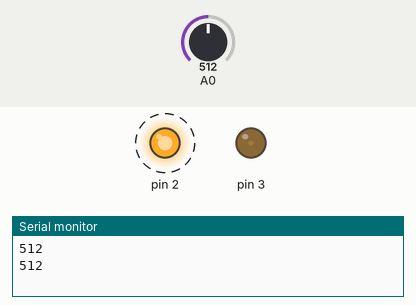
This sketch was run on a simulated Arduino Uno, built with avr-gcc and run on an emulated ATmega328P. Shown: output pins drawn as LEDs (lit = HIGH), the last lines printed to the serial monitor. Dashed ring = blinking. Inputs (shaded band) come from the test bench; at power-on: A0 = 512.

Above: at 2.0 s.
2.1 s: A0 set to 440
6.6 s: A0 set to 161
10.4 s: A0 set to 137
At 12.1 s:
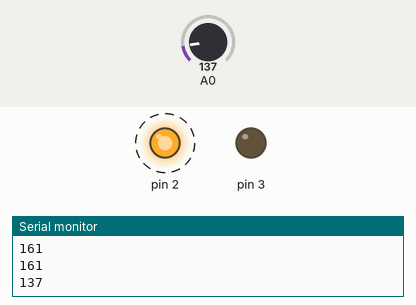
13.9 s: A0 set to 160
At 15.7 s:
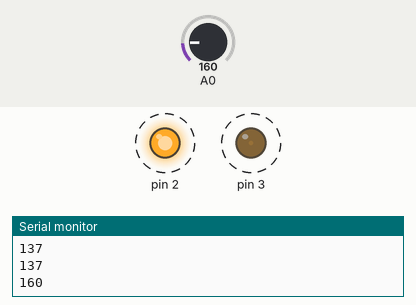
Timing chart, 0 to 18.9 s (numbered marks = the images above; inputs shaded):
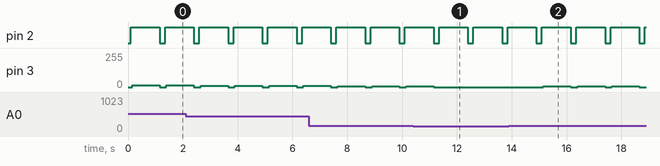

Measured:
- after the input at 10.4 s, pin 3: goes on until 11.2 s, then stays 0/255
- after the input at 13.9 s, pin 3: alternates 5/255 for 1.0 s and 0/255 for 0.25 s, starting after 1.3 s
- by itself, pin 2: alternates HIGH for 1.1 s and LOW for 0.20 s
- by itself, pin 3: alternates 10/255 for 1.0 s and 0/255 for 0.25 s

The sketch:

hapticEMS.ino
```cpp
// 触覚提示：電気(EMG機器)

void setup() {
  // シリアル通信のbps
  Serial.begin(115200);

  // リレーのスイッチ用
  pinMode(2, OUTPUT);

  // EMG可変抵抗制御用
  pinMode(3, OUTPUT);
}

void loop() {
  // 筋電計測
      // MyoWareの値を読む
      int EMG = analogRead(A0);

      // 読み取った値をUnityへ送信(シリアル通信)
      Serial.println(EMG);
      delay(100);

  // 触覚提示
      // スイッチON(リレーのスイッチング)
      digitalWrite(2, HIGH);
      delay(50);

      // EMG制御
      /*
       * 筋電値(EMG)に応じた(比例した)値の触覚を出力
       * EMGはMyoWare計測時にOFFにしておく必要あり
       */
      int strength; // EMG:0~3V→提示:0~153(153がちょうどよい力加減?), (255/5V=51/V)

      if(EMG <= 100){
          analogWrite(3, 0);
      } else if((EMG>100) && (EMG<=150)){
          analogWrite(3, 0);
      } else if ((EMG>150) && (EMG<=275)){
          analogWrite(3, 5);
//    } else if((EMG>100) && (EMG<=275)){
//          analogWrite(3, 5);
      } else if((EMG>275) && (EMG<=450)){
          analogWrite(3, 10);
      } else if((EMG>450) && (EMG<=625)){
          analogWrite(3, 15);
      } else if((EMG>625) && (EMG<=800)){
          analogWrite(3, 20);
      } else if((EMG>800) && (EMG<=1024)){
          analogWrite(3, 25);
      }
      delay(1000);


      /* 段々強く，段々弱くのコード
      analogWrite(3, 153);
      strength = 0;
      while ( strength <= 153 ) {
          analogWrite(3, strength );
          delay(100);
          strength = strength + 5;
      }

      delay(500);

      strength = 153;
      while (strength >= 0) {
        analogWrite(3, strength);
        delay(100);
        strength = strength - 5;
      }

      delay(500);
      */

      // スイッチOFF(リレースイッチング)
      analogWrite(3, 0);
      digitalWrite(2, LOW);
      delay(100);

}
```
